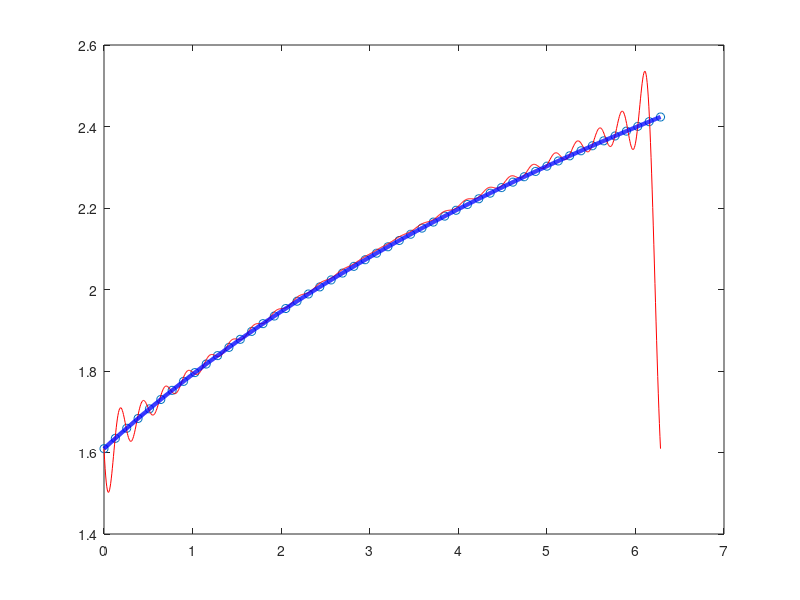

Source code (MATLAB):
%f=@(x) sin(2*x);
%f=@(x) (x > pi) - sin(x) + (x < sin(5.5 * x) - log(x));
%f=@(x) log(x)-2* sin(x);
%f=@(x) 1./(1+(x-pi).^2);
f=@(x) log(x+5);

L=2*pi;

np=50; % even number of points ONLY
x=linspace(0,2*pi,np);
% x(end)=[];

y = f(x);
Y=fft(y)/np;

kx(1:np/2+1)=(0:np/2)*2*pi/L;
kx(np:-1:np/2+2)=(-1:-1:-np/2+1)*2*pi/L;

xx=linspace(0,L,1001);
yy=zeros(size(xx));

% yy interpolates (x,y) points
yy(:)=real(Y(1));
for i=2:np
    v=real(Y(i))*cos(kx(i)*xx)-imag(Y(i))*sin(kx(i)*xx);
    yy=yy+v;
end

plot(x,y,'o',xx,yy,'r',xx,f(xx),'b','LineWidth',3);